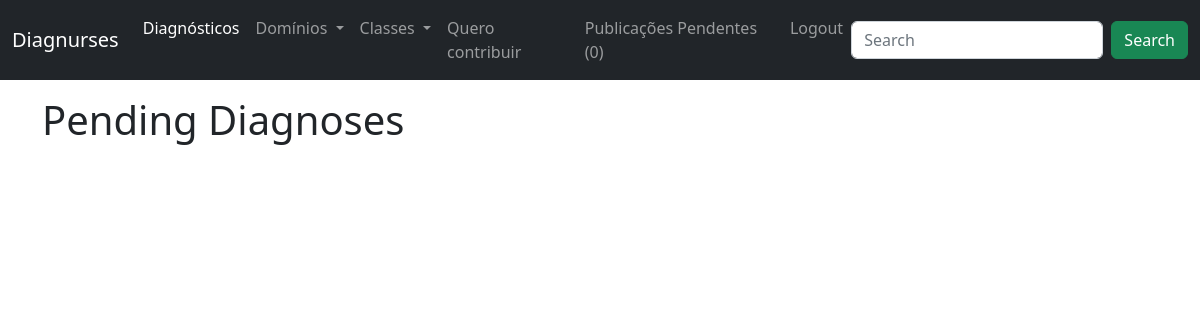
Page /diagnoses/pending (signed in) on the earlier database version.
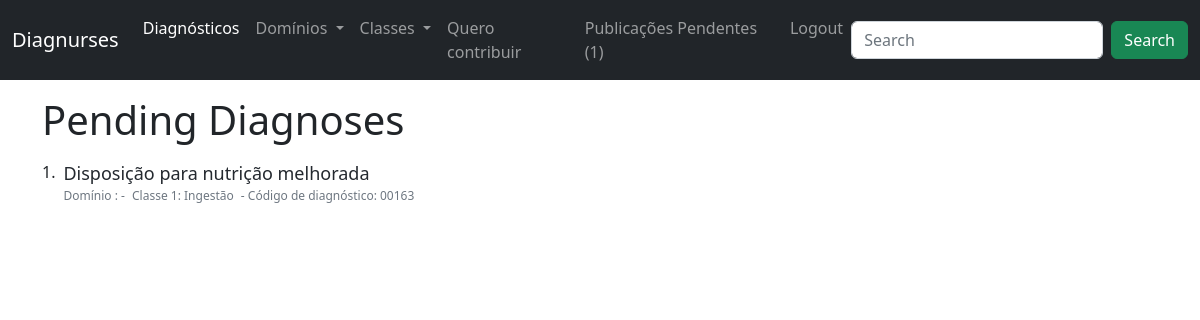
Same page on the later database version.
### diagnoses/models.py (models this page shows, shortened)
class Diagnoses(models.Model):
    author = models.ForeignKey(User, on_delete=models.SET_NULL, null=True, blank=True)
    diagnosis = models.CharField(max_length=1000)
    diagnosis_code = models.CharField(max_length=300, null=True)
    slug = models.CharField(max_length=1000, null=True, blank=True)
    definition = models.TextField(null=True)
    defining_characteristics = models.TextField(null=True, blank=True)
    related_factors = models.TextField(null=True, blank=True)
    at_risk_population = models.TextField(null=True, blank=True)
    associated_condition = models.TextField(null=True, blank=True)
    nic = models.TextField(null=True, blank=True)
    noc = models.TextField(null=True, blank=True)
    domain = models.ForeignKey(Domains, on_delete=models.SET_NULL, null=True)
    classe = models.ForeignKey(Classes, on_delete=models.SET_NULL, null=True)
    created_at = models.DateTimeField(auto_now_add=True, null=True)
    STATUS = (
        ('Pending', 'Pending'),
        ('Approved','Approved')
    )
    accepted = models.CharField(max_length=200, null=True, choices=STATUS, default='Pending')

class Classes(models.Model):
    name = models.CharField(max_length=300)
    slug = models.SlugField(null=True, blank=True)
    number = models.IntegerField(null=True, blank=True)
    created_at = models.DateTimeField(auto_now_add=True, null=True)
    def __str__(self):
        return self.name

### diagnoses/views.py (the view)
# urls.py: path('diagnoses/pending', views.diagnosesPending, name='diagnoses-pending'),
@login_required
def diagnosesPending(request):
    if request.user.is_staff:
        result = Diagnoses.objects.filter(accepted="Pending")
        context = {
            'result': result
        }
        return render(request, 'diagnoses/diagnoses_pending.html', context)
    else:
        return redirect('diagnoses-list')

### diagnoses/context_processors.py (called while the page is built)
def nav_obj(request):
    return {
        'nav_obj_pending': Diagnoses.objects.filter(accepted='Pending'),
        'nav_domains': Domains.objects.all(),
        'nav_classes': Classes.objects.all()
        }

### diagnoses/templates/diagnoses/diagnoses_pending.html
{% extends 'diagnoses/layout.html' %}
{% block content %}
    <div class="container">
        <div class="my-3">
            <h1>Pending Diagnoses</h1>
            {% for diagnosis in result %}
            <div class="d-flex my-3">
                <div class="" style="font-weight: 500;">
                    <span>{{forloop.counter}}.</span>
                </div>
                <article class="mx-2">
                    <div>
                        <a class="fw-500" href="{% url 'diagnosis-detail' diagnosis.slug %}" style="text-decoration: none; color: rgb(36, 41, 47); font-weight: 500; font-size: 18px; line-height: 1.5;">
                            {{ diagnosis.diagnosis }}
                        </a>
                    </div>
                    <div class="" style="font-size: 12px; color: rgb(110, 119, 129)">
                        <span class="mr-1">Domínio {{diagnosis.domain.number}}: {{diagnosis.domain.name}}</span> - <span class="mx-1">Classe {{diagnosis.classe.number}}: {{diagnosis.classe}} </span> - <span class="ml-1">Código de diagnóstico: {{ diagnosis.diagnosis_code }}</span>
                    </div>
                </article>
            </div>
            {% endfor%}
        </div>
    </div>
{% endblock %}

Differences in the rows shown:
added Diagnoses: diagnosis "Disposição para nutrição melhorada", classe.number "1", classe "Ingestão", diagnosis_code "00163"
Other differences:
{{ nav_obj_pending.count }}: "0" → "1"
